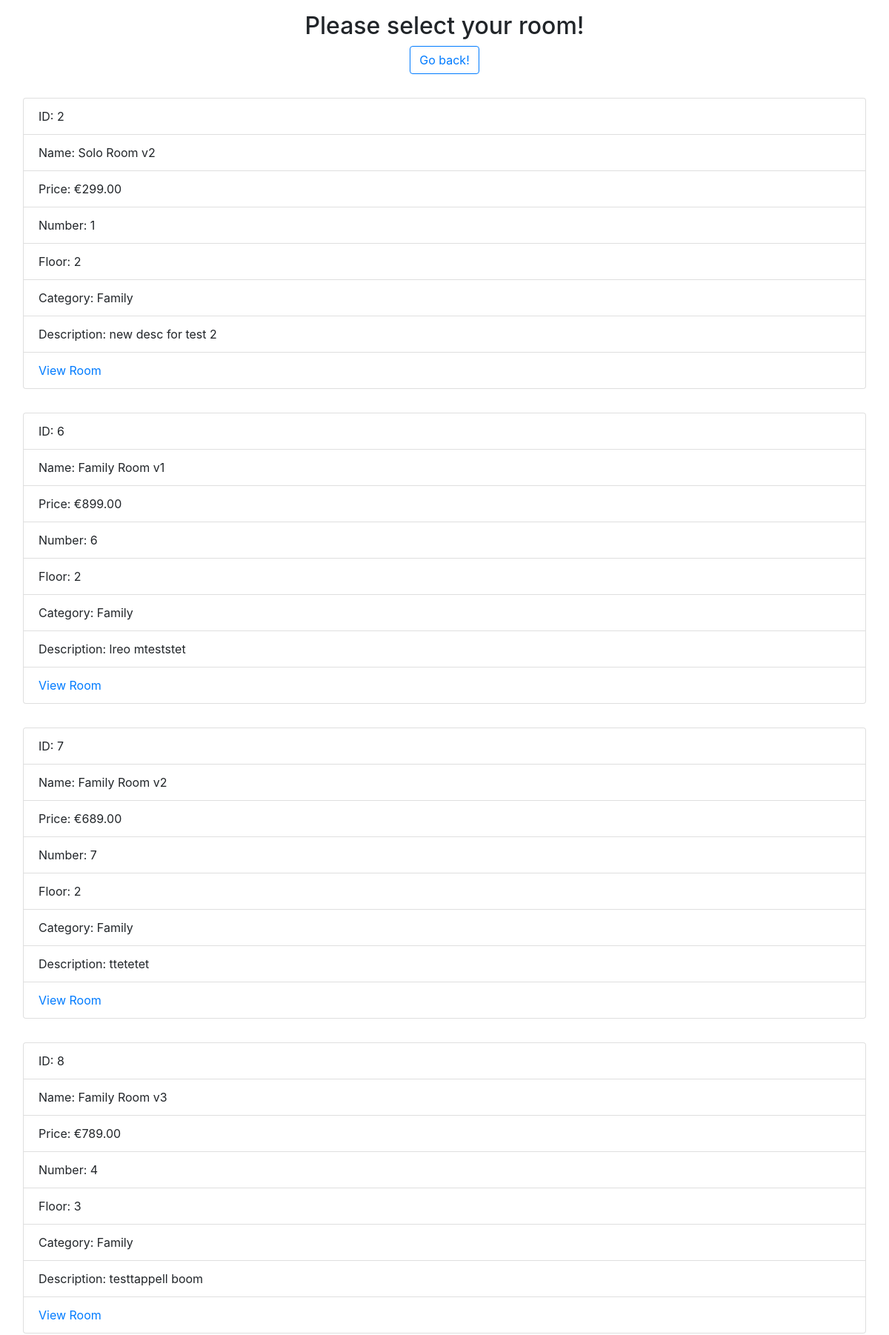
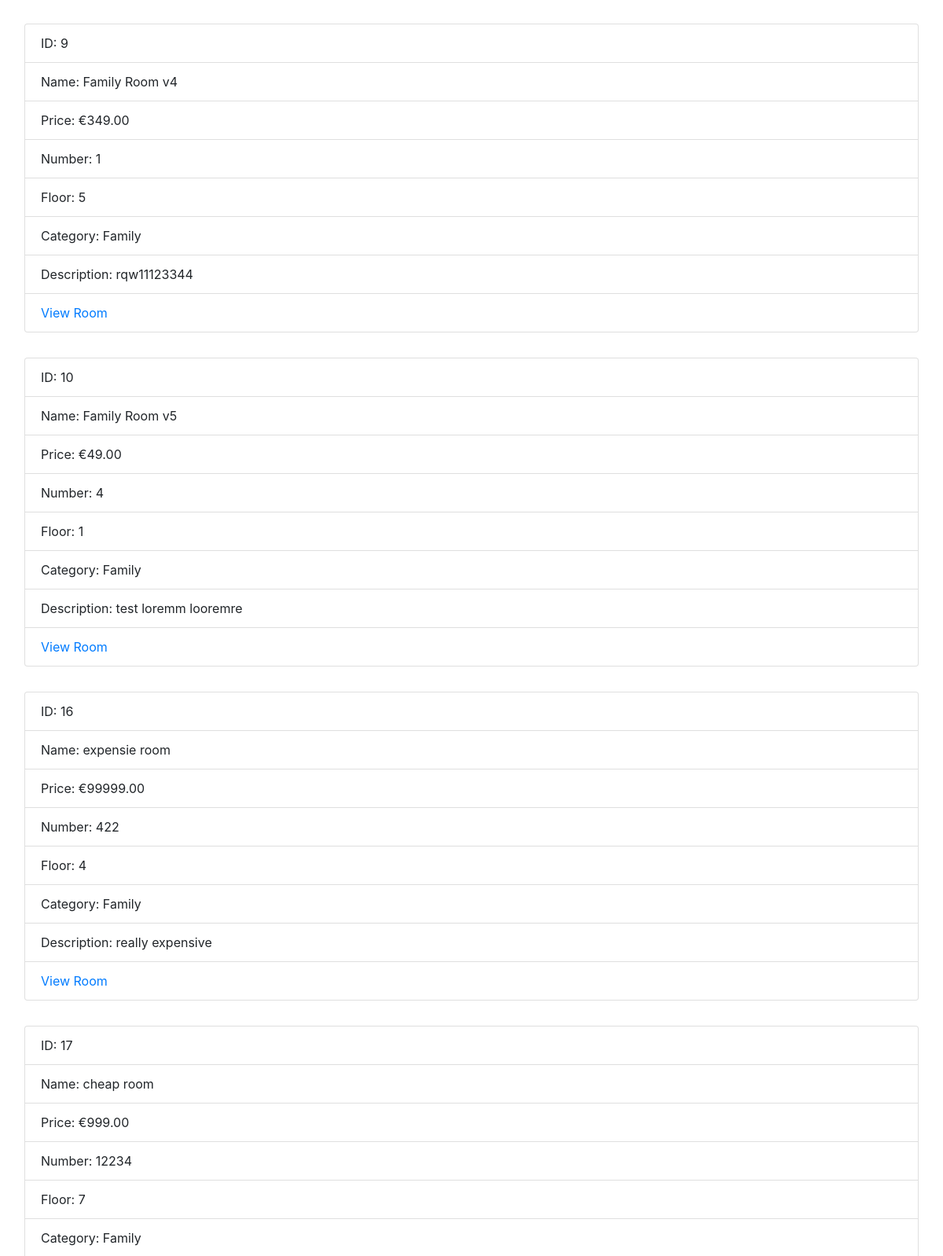
The app's page /category.php?categoryid=3 (upper part) with its own data (2 pictures, top to bottom).
### tables this page shows
CREATE TABLE `rooms` (
  `room_id` int(11) NOT NULL,
  `room_name` varchar(50) NOT NULL,
  `room_price` decimal(11,2) NOT NULL,
  `room_number` int(11) NOT NULL,
  `room_floor` int(11) NOT NULL,
  `category_id` int(11) NOT NULL,
  `room_description` varchar(255) NOT NULL
);

CREATE TABLE `categories` (
  `category_id` int(11) NOT NULL,
  `category_name` varchar(100) NOT NULL
);

### private/class.php (called while the page is built, shortened)
<?php
class Database
{
    protected $hostname;
    protected $username;
    protected $password;
    protected $dbname;
    private $charset = 'utf8mb4';
    public function __construct($host, $user, $pass, $db)
    {
        $this->hostname = $host;
        $this->username = $user;
        $this->password = $pass;
        $this->dbname = $db;
    }
    public function connect()
    {
        $dsn = "mysql:host=$this->hostname;dbname=$this->dbname;charset=$this->charset";
        $options = [
            PDO::ATTR_ERRMODE            => PDO::ERRMODE_EXCEPTION,
            PDO::ATTR_DEFAULT_FETCH_MODE => PDO::FETCH_ASSOC,
            PDO::ATTR_EMULATE_PREPARES   => false,
        ];
        try {
            $this->pdo = new PDO($dsn, $this->username, $this->password, $options);
        } catch (\PDOException $e) {
            throw new \PDOException($e->getMessage(), (int) $e->getCode());
        }
    }
}
$db = new Database('localhost','root','','hotelcalifornia');

### public/category.php (the view, shortened to what this page needs)
<?php
require '../private/class.php';
$stmt = $db->pdo->prepare("SELECT * FROM categories INNER JOIN rooms ON categories.category_id = rooms.category_id WHERE rooms.category_id = :category_id ORDER BY room_id");
$stmt->bindParam(':category_id', $_GET['categoryid']);
$stmt->execute();
$results = $stmt->fetchAll(PDO::FETCH_ASSOC);
?>
<!DOCTYPE html>
<html lang="en">
<head>
    <link rel="stylesheet" href="https://stackpath.bootstrapcdn.com/bootstrap/4.5.0/css/bootstrap.min.css">
</head>
<body>
<div class="container-fluid">
    <main class="text-center pt-3">
    <h2>Please select your room!</h2>
        <a class="btn btn-outline-primary" href="index.php">Go back!</a>
    </main>
    <div class="wrapper mt-3 mb-3">
    <?php foreach ($results as $room):?>
        <ul class="list-group p-3">
            <li class="list-group-item">ID: <?=$room['room_id']?></li>
            <li class="list-group-item">Name: <?=$room['room_name']?></li>
            <li class="list-group-item">Price: &euro;<?=$room['room_price']?></li>
            <li class="list-group-item">Number: <?=$room['room_number']?></li>
            <li class="list-group-item">Floor: <?=$room['room_floor']?></li>
            <li class="list-group-item">Category: <?=$room['category_name']?></li>
            <li class="list-group-item">Description: <?=$room['room_description']?></li>
            <li class="list-group-item"><a href="room.php?id=<?=$room['room_id']?>">View Room</a></li>
        </ul>
    <?php endforeach;?>
    </div>
</div>
</body>
</html>

### records on screen
rooms: room_id "2", room_name "Solo Room v2", room_price "299.00", room_number "1", room_floor "2", category.category_name "Family", room_description "new desc for test 2"
rooms: room_id "6", room_name "Family Room v1", room_price "899.00", room_number "6", room_floor "2", category.category_name "Family", room_description "lreo mteststet"
rooms: room_id "7", room_name "Family Room v2", room_price "689.00", room_number "7", room_floor "2", category.category_name "Family", room_description "ttetetet"
rooms: room_id "8", room_name "Family Room v3", room_price "789.00", room_number "4", room_floor "3", category.category_name "Family", room_description "testtappell boom"
rooms: room_id "9", room_name "Family Room v4", room_price "349.00", room_number "1", room_floor "5", category.category_name "Family", room_description "rqw11123344"
rooms: room_id "10", room_name "Family Room v5", room_price "49.00", room_number "4", room_floor "1", category.category_name "Family", room_description "test loremm looremre"
rooms: room_id "16", room_name "expensie room", room_price "99999.00", room_number "422", room_floor "4", category.category_name "Family", room_description "really expensive"
rooms: room_id "17", room_name "cheap room", room_price "999.00", room_number "12234", room_floor "7", category.category_name "Family"
